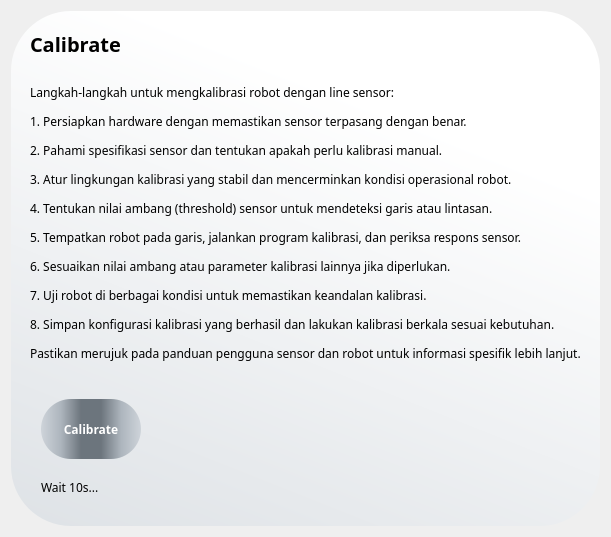
             <widget class="QWidget" name="calibrate_page">
              <layout class="QHBoxLayout" name="horizontalLayout_65">
               <item>
                <widget class="QFrame" name="frame_112">
                 <property name="styleSheet">
                  <string notr="true">#frame_112{
background-color: qlineargradient(spread:pad, x1:0, y1:1, x2:0.413, y2:0.0908638, stop:0 #dee2e6, stop:1 #ffffff);
border-radius:60px;
}

#frame_113,#frame_114,#frame_115,#frame_116,#frame_118,#frame_119,#label_43,#label_44,#label_45,#frame_117{
background-color:rgba(0,0,0,0);
}

QPushButton#calibratebutton{
	background-color: qlineargradient(spread:pad, x1:0, y1:0, x2:1, y2:0, stop:0 #ced4da, stop:0.2 #adb5bd, stop:0.4 #6c757d, stop:0.6 #6c757d, stop:0.8 #adb5bd, stop:1 #ced4da);
	color:rgba(255,255,255,255);
	border-radius:30px;
}

QPushButton#calibratebutton:hover{
	background-color: qlineargradient(spread:pad, x1:0, y1:0, x2:1, y2:0, stop:0 #ced4da, stop:0.1 #adb5bd, stop:0.2 #6c757d, stop:0.8 #6c757d, stop:0.9 #adb5bd, stop:1 #ced4da);
}

QPushButton#calibratebutton:pressed{
	background-color: qlineargradient(spread:pad, x1:0, y1:0, x2:1, y2:0, stop:0 #ced4da, stop:0.1 #adb5bd, stop:0.2 #6c757d, stop:0.8 #6c757d, stop:0.9 #adb5bd, stop:1 #ced4da);
	padding-left:5px;
	padding-top:5px;
}</string>
                 </property>
                 <property name="frameShape">
                  <enum>QFrame::StyledPanel</enum>
                 </property>
                 <property name="frameShadow">
                  <enum>QFrame::Raised</enum>
                 </property>
                 <layout class="QVBoxLayout" name="verticalLayout_61">
                  <item alignment="Qt::AlignLeft|Qt::AlignTop">
                   <widget class="QFrame" name="frame_113">
                    <property name="frameShape">
                     <enum>QFrame::StyledPanel</enum>
                    </property>
                    <property name="frameShadow">
                     <enum>QFrame::Raised</enum>
                    </property>
                    <layout class="QHBoxLayout" name="horizontalLayout_69">
                     <item>
                      <widget class="QLabel" name="label_43">
                       <property name="font">
                        <font>
                         <family>BankGothic Md BT</family>
                         <pointsize>15</pointsize>
                         <weight>75</weight>
                         <bold>true</bold>
                        </font>
                       </property>
                       <property name="text">
                        <string>Calibrate</string>
                       </property>
                      </widget>
                     </item>
                    </layout>
                   </widget>
                  </item>
                  <item>
                   <widget class="QFrame" name="frame_114">
                    <property name="sizePolicy">
                     <sizepolicy hsizetype="Preferred" vsizetype="Expanding">
                      <horstretch>0</horstretch>
                      <verstretch>0</verstretch>
                     </sizepolicy>
                    </property>
                    <property name="frameShape">
                     <enum>QFrame::StyledPanel</enum>
                    </property>
                    <property name="frameShadow">
                     <enum>QFrame::Raised</enum>
                    </property>
                    <layout class="QHBoxLayout" name="horizontalLayout_70">
                     <item>
                      <widget class="QLabel" name="label_44">
                       <property name="font">
                        <font>
                         <family>Bahnschrift</family>
                        </font>
                       </property>
                       <property name="text">
                        <string>&lt;html&gt;&lt;head/&gt;&lt;body&gt;&lt;p&gt;Langkah-langkah untuk mengkalibrasi robot dengan line sensor:&lt;/p&gt;&lt;p&gt;1. Persiapkan hardware dengan memastikan sensor terpasang dengan benar.&lt;/p&gt;&lt;p&gt;2. Pahami spesifikasi sensor dan tentukan apakah perlu kalibrasi manual.&lt;/p&gt;&lt;p&gt;3. Atur lingkungan kalibrasi yang stabil dan mencerminkan kondisi operasional robot.&lt;/p&gt;&lt;p&gt;4. Tentukan nilai ambang (threshold) sensor untuk mendeteksi garis atau lintasan.&lt;/p&gt;&lt;p&gt;5. Tempatkan robot pada garis, jalankan program kalibrasi, dan periksa respons sensor.&lt;/p&gt;&lt;p&gt;6. Sesuaikan nilai ambang atau parameter kalibrasi lainnya jika diperlukan.&lt;/p&gt;&lt;p&gt;7. Uji robot di berbagai kondisi untuk memastikan keandalan kalibrasi.&lt;/p&gt;&lt;p&gt;8. Simpan konfigurasi kalibrasi yang berhasil dan lakukan kalibrasi berkala sesuai kebutuhan.&lt;/p&gt;&lt;p&gt;Pastikan merujuk pada panduan pengguna sensor dan robot untuk informasi spesifik lebih lanjut.&lt;/p&gt;&lt;/body&gt;&lt;/html&gt;</string>
                       </property>
                       <property name="alignment">
                        <set>Qt::AlignJustify|Qt::AlignVCenter</set>
                       </property>
                      </widget>
                     </item>
                    </layout>
                   </widget>
                  </item>
                  <item>
                   <widget class="QFrame" name="frame_115">
                    <property name="sizePolicy">
                     <sizepolicy hsizetype="Preferred" vsizetype="Expanding">
                      <horstretch>0</horstretch>
                      <verstretch>0</verstretch>
                     </sizepolicy>
                    </property>
                    <property name="frameShape">
                     <enum>QFrame::StyledPanel</enum>
                    </property>
                    <property name="frameShadow">
                     <enum>QFrame::Raised</enum>
                    </property>
                    <layout class="QHBoxLayout" name="horizontalLayout_66">
                     <item alignment="Qt::AlignLeft|Qt::AlignBottom">
                      <widget class="QFrame" name="frame_116">
                       <property name="frameShape">
                        <enum>QFrame::StyledPanel</enum>
                       </property>
                       <property name="frameShadow">
                        <enum>QFrame::Raised</enum>
                       </property>
                       <layout class="QVBoxLayout" name="verticalLayout_62">
                        <property name="spacing">
                         <number>0</number>
                        </property>
                        <property name="leftMargin">
                         <number>0</number>
                        </property>
                        <property name="topMargin">
                         <number>0</number>
                        </property>
                        <property name="rightMargin">
                         <number>0</number>
                        </property>
                        <property name="bottomMargin">
                         <number>0</number>
                        </property>
                        <item>
                         <widget class="QFrame" name="frame_118">
                          <property name="frameShape">
                           <enum>QFrame::StyledPanel</enum>
                          </property>
                          <property name="frameShadow">
                           <enum>QFrame::Raised</enum>
                          </property>
                          <layout class="QHBoxLayout" name="horizontalLayout_67">
                           <item alignment="Qt::AlignBottom">
                            <widget class="QPushButton" name="calibratebutton">
                             <property name="sizePolicy">
                              <sizepolicy hsizetype="Maximum" vsizetype="Maximum">
                               <horstretch>0</horstretch>
                               <verstretch>0</verstretch>
                              </sizepolicy>
                             </property>
                             <property name="minimumSize">
                              <size>
                               <width>100</width>
                               <height>60</height>
                              </size>
                             </property>
                             <property name="font">
                              <font>
                               <family>BankGothic Md BT</family>
                               <weight>75</weight>
                               <bold>true</bold>
                              </font>
                             </property>
                             <property name="text">
                              <string>Calibrate</string>
                             </property>
                            </widget>
                           </item>
                          </layout>
                         </widget>
                        </item>
                        <item>
                         <widget class="QFrame" name="frame_119">
                          <property name="frameShape">
                           <enum>QFrame::StyledPanel</enum>
                          </property>
                          <property name="frameShadow">
                           <enum>QFrame::Raised</enum>
                          </property>
                          <layout class="QHBoxLayout" name="horizontalLayout_68">
                           <item alignment="Qt::AlignTop">
                            <widget class="QLabel" name="label_45">
                             <property name="font">
                              <font>
                               <family>BankGothic Md BT</family>
                              </font>
                             </property>
                             <property name="text">
                              <string>Wait 10s...</string>
                             </property>
                            </widget>
                           </item>
                          </layout>
                         </widget>
                        </item>
                       </layout>
                      </widget>
                     </item>
                     <item>
                      <widget class="QFrame" name="frame_117">
                       <property name="styleSheet">
                        <string notr="true">border-image: url(:/image/Image/Rectangle_32__1_-removebg-preview.png);</string>
                       </property>
                       <property name="frameShape">
                        <enum>QFrame::StyledPanel</enum>
                       </property>
                       <property name="frameShadow">
                        <enum>QFrame::Raised</enum>
                       </property>
                      </widget>
                     </item>
                    </layout>
                   </widget>
                  </item>
                 </layout>
                </widget>
               </item>
              </layout>
             </widget>
